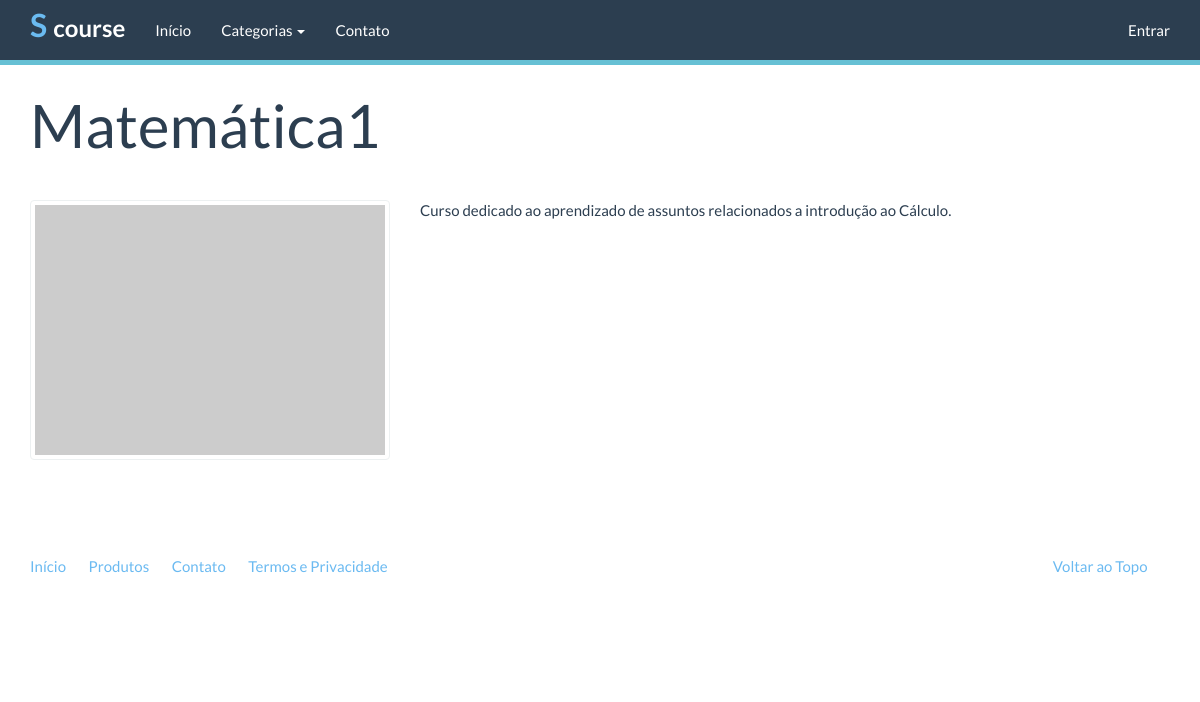
/catalogo/produtos/matematica_1/, run on the app's committed database.
### catalog/models.py (models this page shows, shortened)
class Product(models.Model):
    name = models.CharField('Nome', max_length=100)
    slug = models.SlugField('Identificador', max_length=100)
    created = models.DateTimeField('Criado em', auto_now_add=True)
    modified = models.DateTimeField('Modificado em', auto_now=True)
    category = models.ForeignKey('catalog.Category', verbose_name='Categoria')
    description = models.TextField('Descrição', blank=True)
    price = models.DecimalField('Preço', decimal_places=2, max_digits=10)
    class Meta:
        verbose_name = 'Curso'
        verbose_name_plural = 'Cursos'
        ordering = ['name']
    def __str__(self):
        return self.name

### catalog/views.py (the view)
# urls.py: url(r'^produtos/(?P<slug>[\w_-]+)/$', views.product, name='product'),
def product(request, slug):
    product = Product.objects.get(slug=slug)
    context = {
        'product': product
    }
    return render(request, 'catalog/product.html', context)

### catalog/context_processors.py (called while the page is built)
def categories(request):
    return {
        'categories': Category.objects.all()
    }

### catalog/models.py (called while the page is built)
    def __str__(self):
        return self.name

    def get_absolute_url(self):
        return reverse('catalog:category', kwargs={'slug':self.slug})

### catalog/templates/catalog/product.html (shortened to what this page needs)
{% extends "base.html" %}
{% block container %}
        <div class="page-header">
		  <h1>{{ product }}</h1>
		</div>
		<div class="row">
		  <div class="col-sm-4">
			  <a href="#" class="thumbnail">
				  <img src="http://placehold.it/350x250" alt="" />
			  </a>
		  </div>
		  <div class="col-sm-8">
			  {{ product.description|linebreaks }}
		  </div>
		</div>
{% endblock %}

### core/templates/base.html (style rules this page uses)
a { color: #6bbaf1; text-decoration: none; }

### data on the page
Product: name "Matemática1", description "Curso dedicado ao aprendizado de assuntos relacionados a introdução ao Cálculo."
